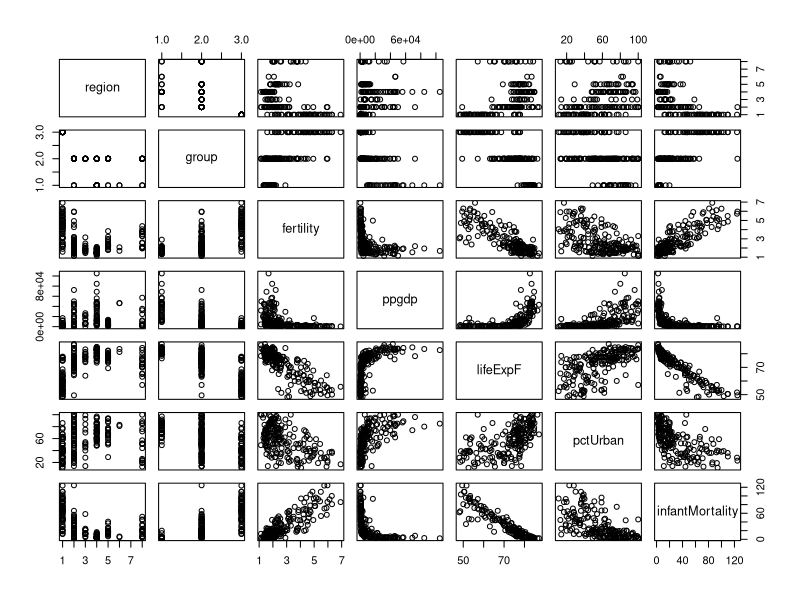
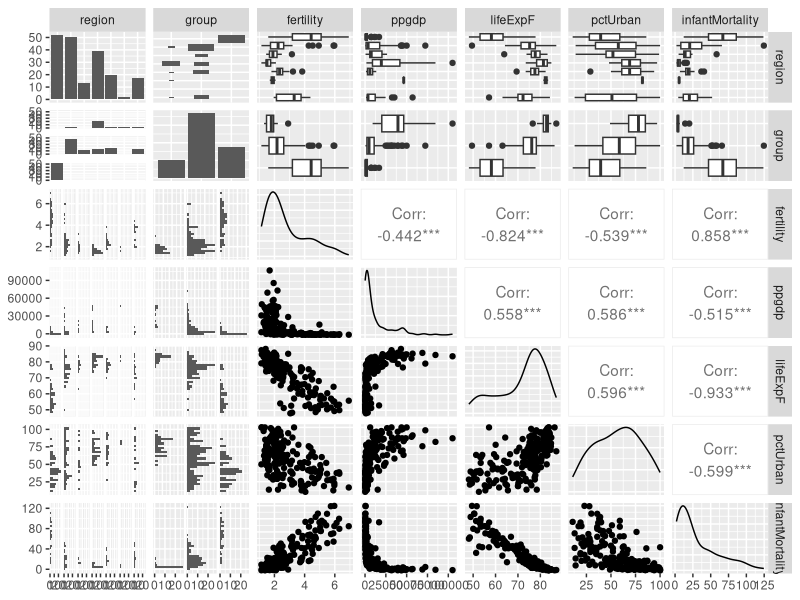
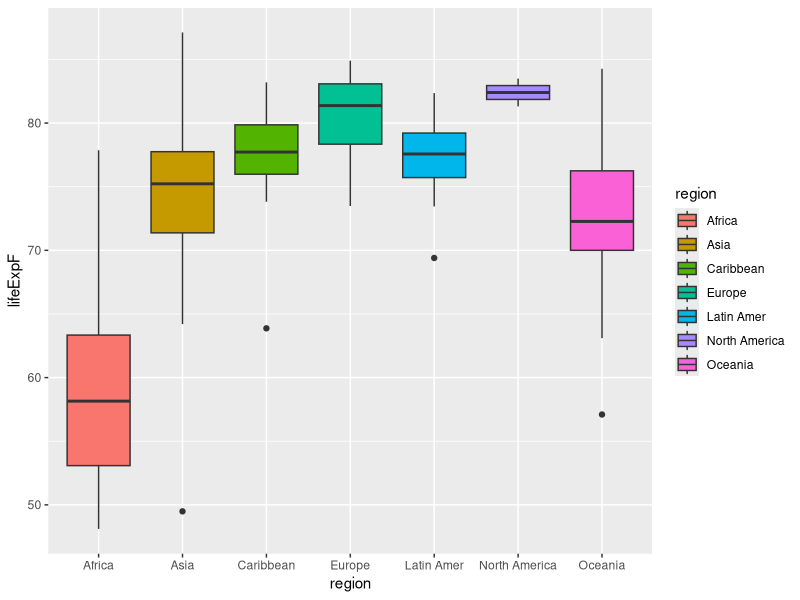
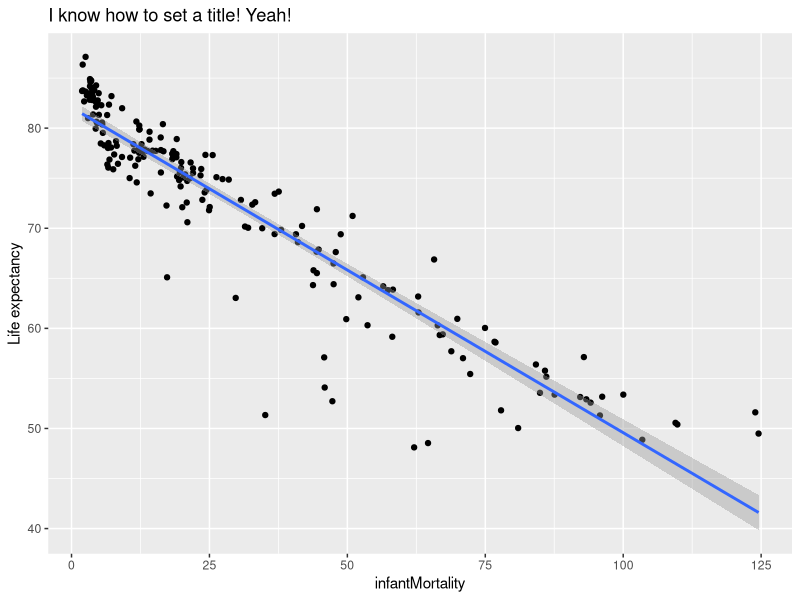
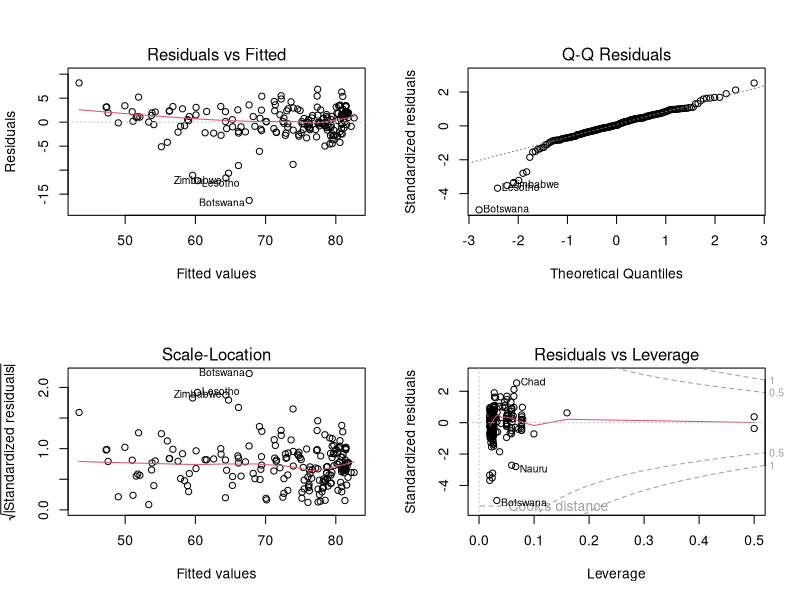
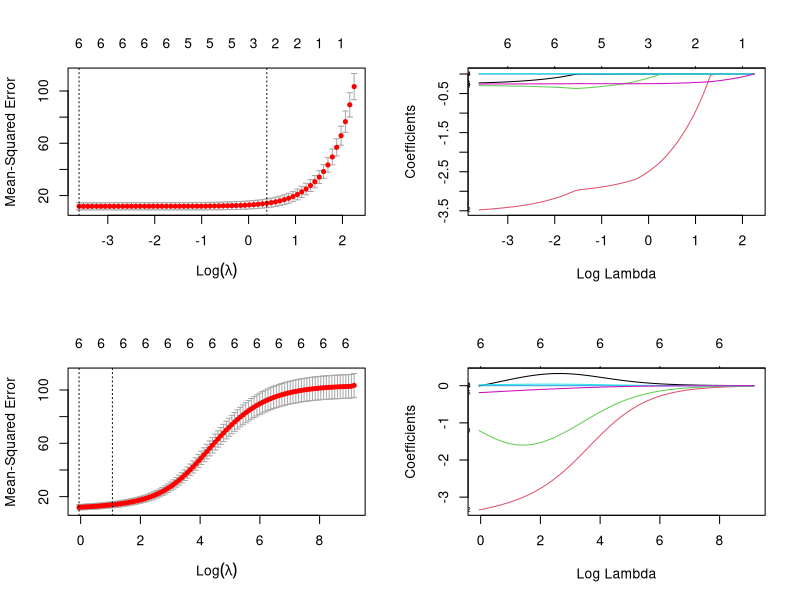

The R source for these figures, in order:
rm(list = ls())
require(carData)
require(glmnet)
library(GGally)
library(ggplot2)
df = UN
dim(df)  # 213 rows, 7 features
sapply(colnames(df), function(x) class(df[[x]]))
#  region           group       fertility           ppgdp        lifeExpF        pctUrban     infantMortality 
# "factor"        "factor"       "numeric"       "numeric"       "numeric"       "numeric"       "numeric" 

df = na.omit(df)
dim(df) # 193   7 => 20 rows removed

pairs(df)
ggpairs(df)
# df$pctUrban, df$infantMortality, df$fertility have pretty high
# correlation with df$lifeExpF we can check that later with cor()
# But for now I only judge by the plots we just obtained through ggpairs

# Lets take region as a choice for our categorical variable
summary(df$region)
# Africa          Asia     Caribbean        Europe    Latin Amer North America NorthAtlantic       Oceania 
# 52            50            13            39            20             2             0            17 

length(levels(df$region)) # 8 levels
ggplot(df, aes(x=region, y=lifeExpF, fill=region)) + geom_boxplot()
# Yes, as we can see life expectency is pretty low in Africa and very high in America


# Lets pick pctUrban as our numeric variable
summary(df$pctUrban)
#   Min. 1st Qu.  Median    Mean 3rd Qu.    Max. 
#  11.0    39.0    59.0    57.1    75.0   100.0 

# 1st Qu: 39
# 3rd Qu: 75
ggplot(data = df, aes(x=df$infantMortality, y=df$lifeExpF)) + geom_point() + 
  geom_smooth(method='lm') + 
  ggtitle('I know how to set a title! Yeah!') + xlab('infantMortality') + ylab('Life expectancy')
# Pretty much linear relationship
# One may claim that it's not but I guess there isn't enough evidence to reject the hypothesis that
# The relationship is linear





# 2
model = lm(lifeExpF ~ ., data=df)
summary(model)
# Multiple R-squared:  0.9072,	Adjusted R-squared:  0.9016 
# F-statistic: 160.9 on 11 and 181 DF,  p-value: < 2.2e-16

# Important vars according to the p-values:
# regionAsia, regionCaribbean, regionEurope, regionLatin Amer, infantMortality

# F statistics shows weather or not the dependent variables have anything to do with the target variable
# The p-value of the F-statistic shows that we can reject H0 and tell that inputs actually can explain 
# the target variable

# Multiple R-squared:  0.9072,	Adjusted R-squared:  0.9016 
# r-squared shows how much of the variance of the dependent variable can be explained by the
# variance of the independent variables (features)
# The value is from 0 to 1 where 1 means that the variance is explained fully
# 0.9072 is a pretty high number which means that we've constructed a pretty good model for
# predicting the life expectency
# R^2 adjusted is pretty close to R^2 which means there aren't unnecessary variables which affect the
# model's performance


model = lm(lifeExpF ~ region+infantMortality, data=df)
summary(model)
# Multiple R-squared:  0.896,	Adjusted R-squared:  0.8921 
# F-statistic: 227.7 on 7 and 185 DF,  p-value: < 2.2e-16
# There isn't any significant change in the R^2 but it decreased
# And the adjusted R^2 also decreased from which we can conclude that we've probably
# ommited some variables which contribute to better model performance
# F-statistics changed, but the p-value is almost the same telling that there is
# significant evidence against H0

par(mfrow = c(2, 2))
plot(model)
# As we can see from the residuals vs fitted plot there is some non-linearity out there so our assumption of having a linear case for the model(data) is not satisfied
# As we can see from the normal QQ plot the normality is violated at the edges so the error term doesn't follow the normal distribution
# As we can see from the scale-location plot there is some pattern of variance from left to right so the equivariance property is violated
# As we can see from the residulas vs leverage plot there are some outliers that do not affect the model so they are not influential











# 3
x_train = df[, !(colnames(df) %in% c("lifeExpF"))]
x_train = as.matrix(sapply(x_train, as.numeric))

# LASSO
model = cv.glmnet(x = x_train, y = df$lifeExpF, alpha=1, standardize=TRUE)
plot(model)
plot(model$glmnet.fit, xvar="lambda", label=TRUE)
model$lambda.min # 0.02962285
model$lambda.1se # 1.22402
coef(model) # => region, fertility, ppgdp, pctUrban are not important
coef(model, s=model$lambda.min)
predictions = predict(model, s = model$lambda.min, newx = x_train)
mean((predictions - df$lifeExpF)^2) # 10.51047


# RIDGE
model <- cv.glmnet(x = x_train, y = df$lifeExpF, alpha=0, standardize=TRUE)
plot(model)
plot(model$glmnet.fit, xvar="lambda", label=TRUE)
model$lambda.min # 1.040115
model$lambda.1se # 2.894182
coef(model) # No coefficients are 0 => all variables play some role in the final result
coef(model, s=model$lambda.min)
predictions = predict(model ,s = model$lambda.min, newx = x_train)
mean((predictions - df$lifeExpF)^2) # 11.45316


# => LASSO outperforms RIDGE regression a little bit according to the RMSE measure
